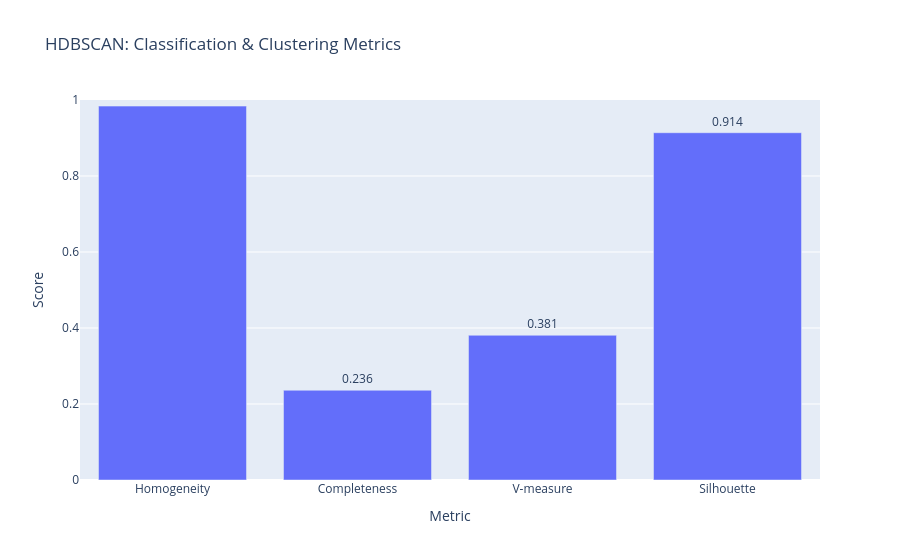

Source (notebook cell):
### Markdown cell above
### Every metric

### Code cell
# Visualize HDBSCAN metrics
metrics_display = hdb_metrics_df.reset_index()
fig = px.bar(
    metrics_display,
    x='index',
    y='score',
    title='HDBSCAN: Classification & Clustering Metrics',
    text='score'
)

fig.update_traces(texttemplate='%{text:.3f}', textposition='outside')
fig.update_layout(
    yaxis_range=[0, 1],
    xaxis_title="Metric",
    yaxis_title="Score",
    showlegend=False
)
fig.show()

### Figure 1 — Plotly figure (JSON) as saved in the notebook; plotly's stock layout.template omitted (floating-point values rounded to 4 significant figures)
{"data": [{"hovertemplate": "index=%{x}<br>score=%{text}<extra></extra>", "legendgroup": "", "marker": {"color": "#636efa", "pattern": {"shape": ""}}, "name": "", "orientation": "v", "showlegend": false, "text": [0.9839, 0.2361, 0.3809, 0.9139], "textposition": "outside", "texttemplate": "%{text:.3f}", "type": "bar", "x": ["Homogeneity", "Completeness", "V-measure", "Silhouette"], "xaxis": "x", "y": [0.9839, 0.2361, 0.3809, 0.9139], "yaxis": "y"}], "layout": {"barmode": "relative", "legend": {"tracegroupgap": 0}, "showlegend": false, "title": {"text": "HDBSCAN: Classification & Clustering Metrics"}, "xaxis": {"anchor": "y", "domain": [0, 1], "title": {"text": "Metric"}}, "yaxis": {"anchor": "x", "domain": [0, 1], "range": [0, 1], "title": {"text": "Score"}}}}
